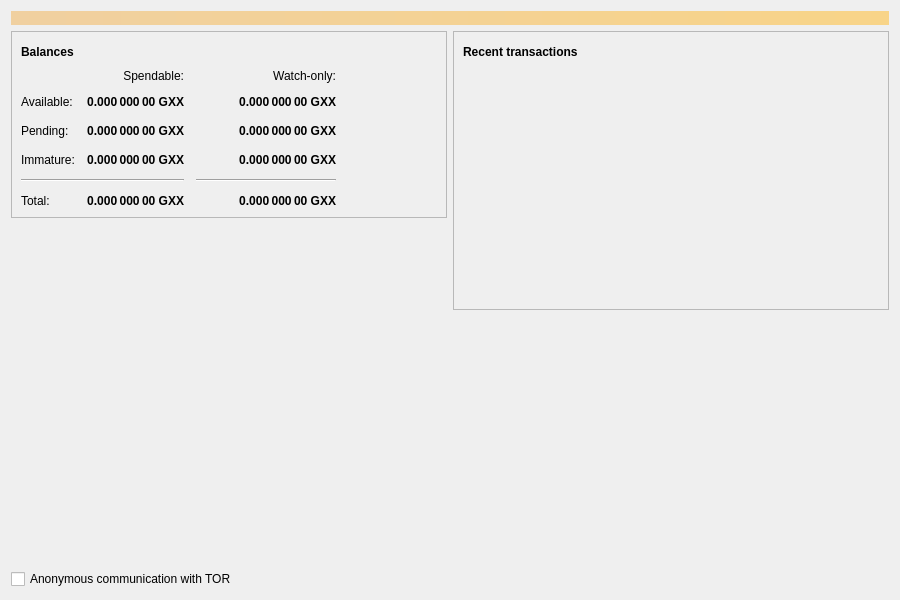
<?xml version="1.0" encoding="UTF-8"?>
<ui version="4.0">
 <class>OverviewPage</class>
 <widget class="QWidget" name="OverviewPage">
  <property name="geometry">
   <rect>
    <x>0</x>
    <y>0</y>
    <width>900</width>
    <height>600</height>
   </rect>
  </property>
  <property name="windowTitle">
   <string>Form</string>
  </property>
  <layout class="QVBoxLayout" name="topLayout">
   <item>
    <widget class="QLabel" name="labelAlerts">
     <property name="visible">
      <bool>false</bool>
     </property>
     <property name="styleSheet">
      <string notr="true">QLabel { background-color: qlineargradient(x1: 0, y1: 0, x2: 1, y2: 0, stop:0 #F0D0A0, stop:1 #F8D488); color:#000000; }</string>
     </property>
     <property name="wordWrap">
      <bool>true</bool>
     </property>
     <property name="margin">
      <number>3</number>
     </property>
     <property name="textInteractionFlags">
      <set>Qt::TextSelectableByMouse</set>
     </property>
    </widget>
   </item>
   <item>
    <layout class="QHBoxLayout" name="horizontalLayout" stretch="1,1">
     <item>
      <layout class="QVBoxLayout" name="verticalLayout_2">
       <item>
        <widget class="QFrame" name="frame">
         <property name="frameShape">
          <enum>QFrame::StyledPanel</enum>
         </property>
         <property name="frameShadow">
          <enum>QFrame::Raised</enum>
         </property>
         <layout class="QVBoxLayout" name="verticalLayout_4">
          <item>
           <layout class="QHBoxLayout" name="horizontalLayout_4">
            <item>
             <widget class="QLabel" name="label_5">
              <property name="font">
               <font>
                <weight>75</weight>
                <bold>true</bold>
               </font>
              </property>
              <property name="text">
               <string>Balances</string>
              </property>
             </widget>
            </item>
            <item>
             <widget class="QPushButton" name="labelWalletStatus">
              <property name="enabled">
               <bool>false</bool>
              </property>
              <property name="maximumSize">
               <size>
                <width>30</width>
                <height>16777215</height>
               </size>
              </property>
              <property name="toolTip">
               <string>The displayed information may be out of date. Your wallet automatically synchronizes with the GravityCoin network after a connection is established, but this process has not completed yet.</string>
              </property>
              <property name="text">
               <string/>
              </property>
              <property name="icon">
               <iconset resource="../bitcoin.qrc">
                <normaloff>:/icons/warning</normaloff>
                <disabledoff>:/icons/warning</disabledoff>:/icons/warning</iconset>
              </property>
              <property name="iconSize">
               <size>
                <width>24</width>
                <height>24</height>
               </size>
              </property>
              <property name="flat">
               <bool>true</bool>
              </property>
             </widget>
            </item>
            <item>
             <spacer name="horizontalSpacer_3">
              <property name="orientation">
               <enum>Qt::Horizontal</enum>
              </property>
              <property name="sizeHint" stdset="0">
               <size>
                <width>40</width>
                <height>20</height>
               </size>
              </property>
             </spacer>
            </item>
           </layout>
          </item>
          <item>
           <layout class="QGridLayout" name="gridLayout">
            <property name="spacing">
             <number>12</number>
            </property>
            <item row="2" column="2">
             <widget class="QLabel" name="labelWatchPending">
              <property name="font">
               <font>
                <weight>75</weight>
                <bold>true</bold>
               </font>
              </property>
              <property name="cursor">
               <cursorShape>IBeamCursor</cursorShape>
              </property>
              <property name="toolTip">
               <string>Unconfirmed transactions to watch-only addresses</string>
              </property>
              <property name="text">
               <string notr="true">0.000 000 00 GXX</string>
              </property>
              <property name="alignment">
               <set>Qt::AlignRight|Qt::AlignTrailing|Qt::AlignVCenter</set>
              </property>
              <property name="textInteractionFlags">
               <set>Qt::LinksAccessibleByMouse|Qt::TextSelectableByKeyboard|Qt::TextSelectableByMouse</set>
              </property>
             </widget>
            </item>
            <item row="2" column="1">
             <widget class="QLabel" name="labelUnconfirmed">
              <property name="font">
               <font>
                <weight>75</weight>
                <bold>true</bold>
               </font>
              </property>
              <property name="cursor">
               <cursorShape>IBeamCursor</cursorShape>
              </property>
              <property name="toolTip">
               <string>Total of transactions that have yet to be confirmed, and do not yet count toward the spendable balance</string>
              </property>
              <property name="text">
               <string notr="true">0.000 000 00 GXX</string>
              </property>
              <property name="alignment">
               <set>Qt::AlignRight|Qt::AlignTrailing|Qt::AlignVCenter</set>
              </property>
              <property name="textInteractionFlags">
               <set>Qt::LinksAccessibleByMouse|Qt::TextSelectableByKeyboard|Qt::TextSelectableByMouse</set>
              </property>
             </widget>
            </item>
            <item row="3" column="2">
             <widget class="QLabel" name="labelWatchImmature">
              <property name="font">
               <font>
                <weight>75</weight>
                <bold>true</bold>
               </font>
              </property>
              <property name="cursor">
               <cursorShape>IBeamCursor</cursorShape>
              </property>
              <property name="toolTip">
               <string>Mined balance in watch-only addresses that has not yet matured</string>
              </property>
              <property name="text">
               <string notr="true">0.000 000 00 GXX</string>
              </property>
              <property name="alignment">
               <set>Qt::AlignRight|Qt::AlignTrailing|Qt::AlignVCenter</set>
              </property>
              <property name="textInteractionFlags">
               <set>Qt::LinksAccessibleByMouse|Qt::TextSelectableByKeyboard|Qt::TextSelectableByMouse</set>
              </property>
             </widget>
            </item>
            <item row="4" column="0" colspan="2">
             <widget class="Line" name="line">
              <property name="orientation">
               <enum>Qt::Horizontal</enum>
              </property>
             </widget>
            </item>
            <item row="4" column="2">
             <widget class="Line" name="lineWatchBalance">
              <property name="sizePolicy">
               <sizepolicy hsizetype="Preferred" vsizetype="Fixed">
                <horstretch>0</horstretch>
                <verstretch>0</verstretch>
               </sizepolicy>
              </property>
              <property name="minimumSize">
               <size>
                <width>140</width>
                <height>0</height>
               </size>
              </property>
              <property name="orientation">
               <enum>Qt::Horizontal</enum>
              </property>
             </widget>
            </item>
            <item row="5" column="0">
             <widget class="QLabel" name="labelTotalText">
              <property name="text">
               <string>Total:</string>
              </property>
             </widget>
            </item>
            <item row="3" column="1">
             <widget class="QLabel" name="labelImmature">
              <property name="font">
               <font>
                <weight>75</weight>
                <bold>true</bold>
               </font>
              </property>
              <property name="cursor">
               <cursorShape>IBeamCursor</cursorShape>
              </property>
              <property name="toolTip">
               <string>Mined balance that has not yet matured</string>
              </property>
              <property name="text">
               <string notr="true">0.000 000 00 GXX</string>
              </property>
              <property name="alignment">
               <set>Qt::AlignRight|Qt::AlignTrailing|Qt::AlignVCenter</set>
              </property>
              <property name="textInteractionFlags">
               <set>Qt::LinksAccessibleByMouse|Qt::TextSelectableByKeyboard|Qt::TextSelectableByMouse</set>
              </property>
             </widget>
            </item>
            <item row="2" column="3">
             <spacer name="horizontalSpacer_2">
              <property name="orientation">
               <enum>Qt::Horizontal</enum>
              </property>
              <property name="sizeHint" stdset="0">
               <size>
                <width>40</width>
                <height>20</height>
               </size>
              </property>
             </spacer>
            </item>
            <item row="3" column="0">
             <widget class="QLabel" name="labelImmatureText">
              <property name="text">
               <string>Immature:</string>
              </property>
             </widget>
            </item>
            <item row="5" column="1">
             <widget class="QLabel" name="labelTotal">
              <property name="font">
               <font>
                <weight>75</weight>
                <bold>true</bold>
               </font>
              </property>
              <property name="cursor">
               <cursorShape>IBeamCursor</cursorShape>
              </property>
              <property name="toolTip">
               <string>Your current total balance</string>
              </property>
              <property name="text">
               <string notr="true">0.000 000 00 GXX</string>
              </property>
              <property name="alignment">
               <set>Qt::AlignRight|Qt::AlignTrailing|Qt::AlignVCenter</set>
              </property>
              <property name="textInteractionFlags">
               <set>Qt::LinksAccessibleByMouse|Qt::TextSelectableByKeyboard|Qt::TextSelectableByMouse</set>
              </property>
             </widget>
            </item>
            <item row="5" column="2">
             <widget class="QLabel" name="labelWatchTotal">
              <property name="font">
               <font>
                <weight>75</weight>
                <bold>true</bold>
               </font>
              </property>
              <property name="cursor">
               <cursorShape>IBeamCursor</cursorShape>
              </property>
              <property name="toolTip">
               <string>Current total balance in watch-only addresses</string>
              </property>
              <property name="text">
               <string notr="true">0.000 000 00 GXX</string>
              </property>
              <property name="alignment">
               <set>Qt::AlignRight|Qt::AlignTrailing|Qt::AlignVCenter</set>
              </property>
              <property name="textInteractionFlags">
               <set>Qt::LinksAccessibleByMouse|Qt::TextSelectableByKeyboard|Qt::TextSelectableByMouse</set>
              </property>
             </widget>
            </item>
            <item row="0" column="2">
             <widget class="QLabel" name="labelWatchonly">
              <property name="text">
               <string>Watch-only:</string>
              </property>
              <property name="alignment">
               <set>Qt::AlignRight|Qt::AlignTrailing|Qt::AlignVCenter</set>
              </property>
             </widget>
            </item>
            <item row="1" column="0">
             <widget class="QLabel" name="labelBalanceText">
              <property name="text">
               <string>Available:</string>
              </property>
             </widget>
            </item>
            <item row="1" column="1">
             <widget class="QLabel" name="labelBalance">
              <property name="font">
               <font>
                <weight>75</weight>
                <bold>true</bold>
               </font>
              </property>
              <property name="cursor">
               <cursorShape>IBeamCursor</cursorShape>
              </property>
              <property name="toolTip">
               <string>Your current spendable balance</string>
              </property>
              <property name="text">
               <string notr="true">0.000 000 00 GXX</string>
              </property>
              <property name="alignment">
               <set>Qt::AlignRight|Qt::AlignTrailing|Qt::AlignVCenter</set>
              </property>
              <property name="textInteractionFlags">
               <set>Qt::LinksAccessibleByMouse|Qt::TextSelectableByKeyboard|Qt::TextSelectableByMouse</set>
              </property>
             </widget>
            </item>
            <item row="1" column="2">
             <widget class="QLabel" name="labelWatchAvailable">
              <property name="font">
               <font>
                <weight>75</weight>
                <bold>true</bold>
               </font>
              </property>
              <property name="cursor">
               <cursorShape>IBeamCursor</cursorShape>
              </property>
              <property name="toolTip">
               <string>Your current balance in watch-only addresses</string>
              </property>
              <property name="text">
               <string notr="true">0.000 000 00 GXX</string>
              </property>
              <property name="alignment">
               <set>Qt::AlignRight|Qt::AlignTrailing|Qt::AlignVCenter</set>
              </property>
              <property name="textInteractionFlags">
               <set>Qt::LinksAccessibleByMouse|Qt::TextSelectableByKeyboard|Qt::TextSelectableByMouse</set>
              </property>
             </widget>
            </item>
            <item row="2" column="0">
             <widget class="QLabel" name="labelPendingText">
              <property name="text">
               <string>Pending:</string>
              </property>
             </widget>
            </item>
            <item row="0" column="1">
             <widget class="QLabel" name="labelSpendable">
              <property name="text">
               <string>Spendable:</string>
              </property>
              <property name="alignment">
               <set>Qt::AlignRight|Qt::AlignTrailing|Qt::AlignVCenter</set>
              </property>
             </widget>
            </item>
           </layout>
          </item>
         </layout>
        </widget>
       </item>
       <item>
        <spacer name="verticalSpacer">
         <property name="orientation">
          <enum>Qt::Vertical</enum>
         </property>
         <property name="sizeHint" stdset="0">
          <size>
           <width>20</width>
           <height>40</height>
          </size>
         </property>
        </spacer>
       </item>
       <item>
        <widget class="QCheckBox" name="checkboxEnabledTor">
         <property name="enabled">
          <bool>true</bool>
         </property>
         <property name="text">
          <string>Anonymous communication with TOR</string>
         </property>
         <property name="checked">
          <bool>false</bool>
         </property>
        </widget>
       </item>
      </layout>
     </item>
     <item>
      <layout class="QVBoxLayout" name="verticalLayout_3">
       <item>
        <widget class="QFrame" name="frame_2">
         <property name="frameShape">
          <enum>QFrame::StyledPanel</enum>
         </property>
         <property name="frameShadow">
          <enum>QFrame::Raised</enum>
         </property>
         <layout class="QVBoxLayout" name="verticalLayout">
          <item>
           <layout class="QHBoxLayout" name="horizontalLayout_2">
            <item>
             <widget class="QLabel" name="label_4">
              <property name="font">
               <font>
                <weight>75</weight>
                <bold>true</bold>
               </font>
              </property>
              <property name="text">
               <string>Recent transactions</string>
              </property>
             </widget>
            </item>
            <item>
             <widget class="QPushButton" name="labelTransactionsStatus">
              <property name="enabled">
               <bool>false</bool>
              </property>
              <property name="maximumSize">
               <size>
                <width>30</width>
                <height>16777215</height>
               </size>
              </property>
              <property name="toolTip">
               <string>The displayed information may be out of date. Your wallet automatically synchronizes with the GravityCoin network after a connection is established, but this process has not completed yet.</string>
              </property>
              <property name="text">
               <string/>
              </property>
              <property name="icon">
               <iconset resource="../bitcoin.qrc">
                <normaloff>:/icons/warning</normaloff>
                <disabledoff>:/icons/warning</disabledoff>:/icons/warning</iconset>
              </property>
              <property name="iconSize">
               <size>
                <width>24</width>
                <height>24</height>
               </size>
              </property>
              <property name="flat">
               <bool>true</bool>
              </property>
             </widget>
            </item>
            <item>
             <spacer name="horizontalSpacer">
              <property name="orientation">
               <enum>Qt::Horizontal</enum>
              </property>
              <property name="sizeHint" stdset="0">
               <size>
                <width>40</width>
                <height>20</height>
               </size>
              </property>
             </spacer>
            </item>
           </layout>
          </item>
          <item>
           <widget class="QListView" name="listTransactions">
            <property name="styleSheet">
             <string notr="true">QListView { background: transparent; }</string>
            </property>
            <property name="frameShape">
             <enum>QFrame::NoFrame</enum>
            </property>
            <property name="verticalScrollBarPolicy">
             <enum>Qt::ScrollBarAlwaysOff</enum>
            </property>
            <property name="horizontalScrollBarPolicy">
             <enum>Qt::ScrollBarAlwaysOff</enum>
            </property>
            <property name="selectionMode">
             <enum>QAbstractItemView::NoSelection</enum>
            </property>
           </widget>
          </item>
         </layout>
        </widget>
       </item>
       <item>
        <spacer name="verticalSpacer_2">
         <property name="orientation">
          <enum>Qt::Vertical</enum>
         </property>
         <property name="sizeHint" stdset="0">
          <size>
           <width>20</width>
           <height>40</height>
          </size>
         </property>
        </spacer>
       </item>
      </layout>
     </item>
    </layout>
   </item>
  </layout>
 </widget>
 <resources>
  <include location="../bitcoin.qrc"/>
 </resources>
 <connections/>
</ui>
